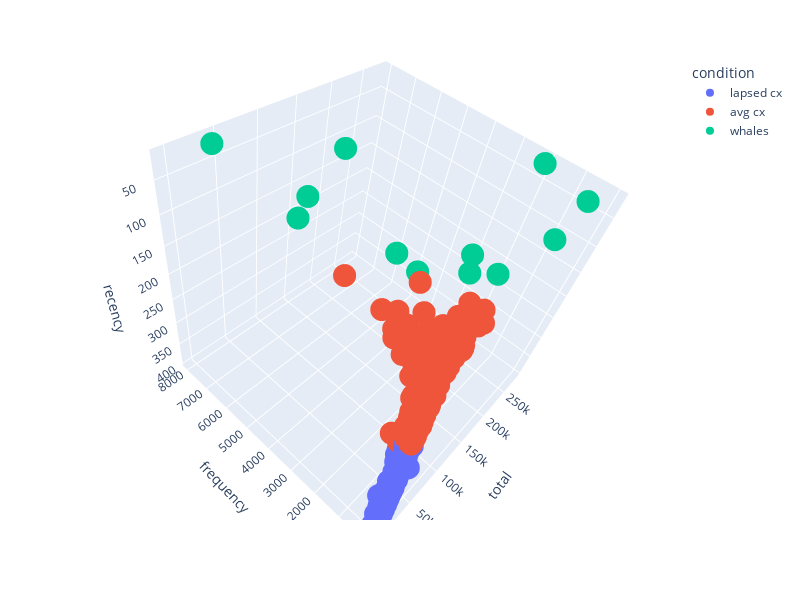

Notebook cell for this chart:
### Code cell
import plotly.express as px
plt.figure(figsize=(8,8))
fig=px.scatter_3d(RFM,x=RFM["recency"],y=RFM["frequency"],z=RFM["total"],color=RFM["condition"])
fig.update_layout(width=800, height=600)
fig.show()

### Figure 1 — Plotly figure (JSON) as saved in the notebook; plotly's stock layout.template omitted (floating-point values rounded to 4 significant figures; data arrays with more than 128 entries replaced by an {"elided": "..."} marker saying what was removed)
{"data": [{"hovertemplate": "condition=lapsed cx<br>recency=%{x}<br>frequency=%{y}<br>total=%{z}<extra></extra>", "legendgroup": "lapsed cx", "marker": {"color": "#636efa", "symbol": "circle"}, "mode": "markers", "name": "lapsed cx", "scene": "scene", "showlegend": true, "type": "scatter3d", "x": {"elided": "1099 int values"}, "y": {"elided": "1099 int values"}, "z": {"elided": "1099 float values"}}, {"hovertemplate": "condition=avg cx<br>recency=%{x}<br>frequency=%{y}<br>total=%{z}<extra></extra>", "legendgroup": "avg cx", "marker": {"color": "#EF553B", "symbol": "circle"}, "mode": "markers", "name": "avg cx", "scene": "scene", "showlegend": true, "type": "scatter3d", "x": {"elided": "3261 int values"}, "y": {"elided": "3261 int values"}, "z": {"elided": "3261 float values"}}, {"hovertemplate": "condition=whales<br>recency=%{x}<br>frequency=%{y}<br>total=%{z}<extra></extra>", "legendgroup": "whales", "marker": {"color": "#00cc96", "symbol": "circle"}, "mode": "markers", "name": "whales", "scene": "scene", "showlegend": true, "type": "scatter3d", "visible": true, "x": [46, 22, 24, 26, 31, 23, 23, 22, 30, 24, 23, 22], "y": [778, 4642, 1857, 5128, 1420, 2085, 5903, 2491, 351, 1076, 7983, 433], "z": [123700.0, 29070.0, 57390.0, 57120.0, 113400.0, 279500.0, 132600.0, 59420.0, 187500.0, 88130.0, 40340.0, 256400.0]}], "layout": {"height": 600, "legend": {"title": {"text": "condition"}, "tracegroupgap": 0}, "margin": {"t": 60}, "scene": {"aspectmode": "auto", "aspectratio": {"x": 1, "y": 1, "z": 1}, "camera": {"center": {"x": 0, "y": 0, "z": 0}, "eye": {"x": -1.413, "y": -0.6938, "z": -1.176}, "projection": {"type": "perspective"}, "up": {"x": -0.6754, "y": 0.5577, "z": 0.4825}}, "domain": {"x": [0, 1], "y": [0, 1]}, "xaxis": {"title": {"text": "recency"}, "type": "linear"}, "yaxis": {"title": {"text": "frequency"}, "type": "linear"}, "zaxis": {"title": {"text": "total"}, "type": "linear"}}, "width": 800}}
